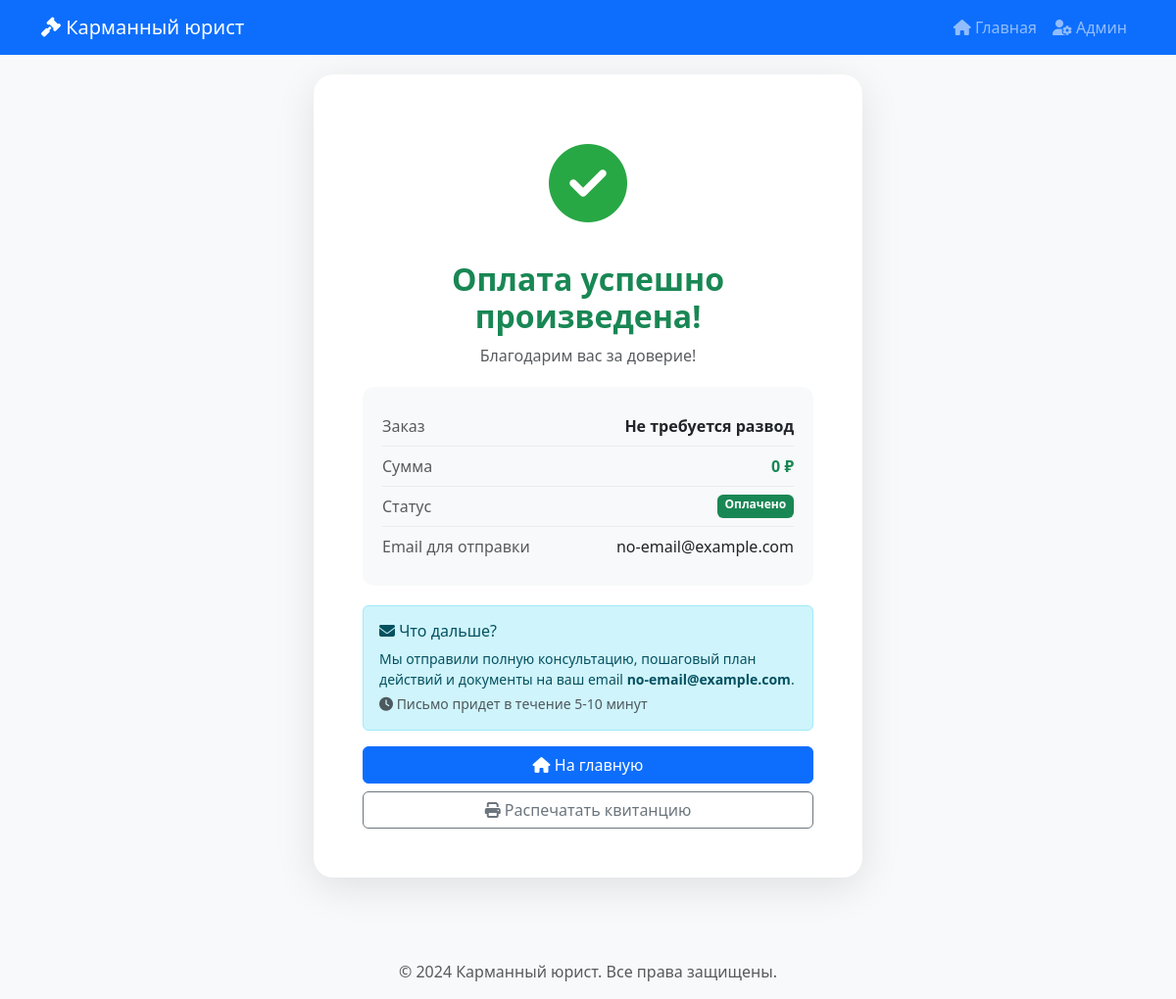
/payment-success/1/, run on the app's committed database.
### core/models.py (models this page shows, shortened)
class Payment(models.Model):
    PAYMENT_STATUS = [
        ('pending', 'Ожидание'),
        ('paid', 'Оплачено'),
        ('failed', 'Ошибка'),
        ('refunded', 'Возврат'),
    ]
    session = models.ForeignKey(
        UserSession,
        on_delete=models.CASCADE,
        verbose_name='Сессия',
        related_name='payments',
        null=True,
    )
    conclusion = models.ForeignKey(
        Conclusion,
        on_delete=models.CASCADE,
        verbose_name='Вывод'
    )
    amount = models.DecimalField('Сумма', max_digits=10, decimal_places=2)
    status = models.CharField('Статус', max_length=10, choices=PAYMENT_STATUS, default='pending')
    payment_id = models.CharField('ID платежа', max_length=100, blank=True)
    email = models.EmailField('Email для отправки', blank=True)
    created_at = models.DateTimeField('Дата создания', auto_now_add=True)
    paid_at = models.DateTimeField('Дата оплаты', null=True, blank=True)
    class Meta:
        verbose_name = 'Платеж'
        verbose_name_plural = 'Платежи'
        ordering = ['-created_at']

class Conclusion(models.Model):
    questionnaire = models.ForeignKey(
        Questionnaire,
        on_delete=models.CASCADE,
        verbose_name='Опросник',
        related_name='conclusions'
    )
    order = models.PositiveIntegerField('Номер вывода')
    title = models.CharField('Заголовок', max_length=200)
    is_paid = models.BooleanField('Только платно', default=False)  # Добавить
    views_count = models.PositiveIntegerField('Просмотров', default=0)  # Добавить
    purchases_count = models.PositiveIntegerField('Покупок', default=0)  # Добавить
    short_text = models.TextField('Краткий вывод (бесплатно)')
    user_data_fields = models.JSONField(
        'Поля для сбора данных',
        default=list,
        blank=True,
        help_text='Список полей, которые нужно заполнить пользователю. Формат: [{"name": "full_name", "label": "ФИО", "type": "text", "required": true}]'
    )
    full_text = models.TextField('Итоговый вывод (платно)')
    pros = models.TextField('Плюсы ситуации', blank=True, help_text='Положительные аспекты для пользователя')
    cons = models.TextField('Минусы ситуации', blank=True, help_text='Негативные аспекты для пользователя')
    success_rate = models.IntegerField('Вероятность успеха', default=50, help_text='От 0 до 100%')
    price = models.DecimalField('Цена', max_digits=10, decimal_places=2, default=0)
    documents = models.FileField(
        'Документы',
        upload_to='docs/%Y/%m/%d/',
        blank=True,
        null=True,
        help_text='Прикрепите файлы документов'
    )
    created_at = models.DateTimeField('Дата создания', auto_now_add=True)
    class Meta:
        verbose_name = 'Вывод'
        verbose_name_plural = 'Выводы'
        ordering = ['order']

### core/views.py (the view)
# urls.py: path('payment-success/<int:payment_id>/', views.payment_success, name='payment_success'),
def payment_success(request, payment_id):
    payment = get_object_or_404(Payment, id=payment_id)
    return render(request, 'user/payment_success.html', {'payment': payment})

### core/templates/user/payment_success.html (shortened to what this page needs)
{% extends 'base.html' %}
{% load static %}
{% block content %}
<div class="container success-container">
    <div class="success-card">
        <div class="success-icon">
            <i class="fas fa-check-circle"></i>
        </div>
        <h2 class="fw-bold text-success">Оплата успешно произведена!</h2>
        <p class="text-muted">Благодарим вас за доверие!</p>
        <div class="details-box">
            <div class="item">
                <span class="text-muted">Заказ</span>
                <span class="fw-bold">{{ payment.conclusion.title }}</span>
            </div>
            <div class="item">
                <span class="text-muted">Сумма</span>
                <span class="fw-bold text-success">{{ payment.amount|floatformat:0 }} ₽</span>
            </div>
            <div class="item">
                <span class="text-muted">Статус</span>
                <span class="badge bg-success">Оплачено</span>
            </div>
            <div class="item">
                <span class="text-muted">Email для отправки</span>
                <span>{{ payment.email }}</span>
            </div>
        </div>
        <div class="alert alert-info text-start">
            <h6><i class="fas fa-envelope"></i> Что дальше?</h6>
            <p class="mb-0 small">
                Мы отправили полную консультацию, пошаговый план действий и документы
                на ваш email <strong>{{ payment.email }}</strong>.
            </p>
            <p class="mb-0 small text-muted mt-1">
                <i class="fas fa-clock"></i> Письмо придет в течение 5-10 минут
            </p>
        </div>
        <div class="d-grid gap-2 mt-3">
            <a href="{% url 'core:user_select_problem' %}" class="btn btn-primary">
                <i class="fas fa-home"></i> На главную
            </a>
            <a href="#" class="btn btn-outline-secondary" onclick="window.print()">
                <i class="fas fa-print"></i> Распечатать квитанцию
            </a>
        </div>
    </div>
</div>
{% endblock %}

### core/static/css/style.css (style rules this page uses)
body { font-family: 'Segoe UI', Tahoma, Geneva, Verdana, sans-serif; background-color: #f8f9fa; }

### core/templates/user/payment_success.html (style rules this page uses)
.success-container { max-width: 600px; margin: 0 auto; padding: 20px; }
.success-card { background: white; border-radius: 20px; padding: 50px; text-align: center; box-shadow: 0 10px 40px rgba(0,0,0,0.1); }
.success-icon { font-size: 80px; color: #28a745; margin-bottom: 20px; animation: scaleIn 0.8s ease; }
.details-box { background: #f8f9fa; border-radius: 12px; padding: 20px; margin: 20px 0; text-align: left; }
.details-box .item { display: flex; justify-content: space-between; padding: 8px 0; border-bottom: 1px solid #e9ecef; }
.details-box .item:last-child { border-bottom: none; }

### data on the page
Payment: conclusion "Не требуется развод", amount "0", email "no-email@example.com"
